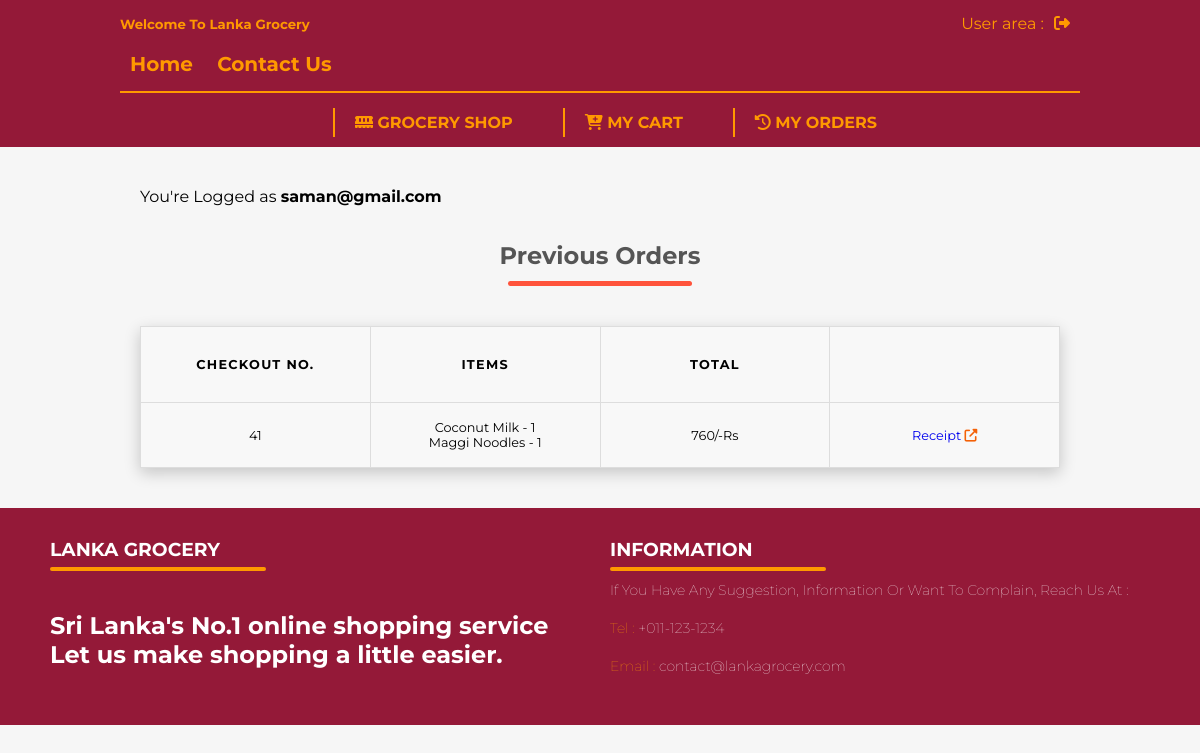
The page /history.php (signed in) on the database its author committed.
### tables this page shows
CREATE TABLE `history` (
  `id` int NOT NULL AUTO_INCREMENT,
  `name` text NOT NULL,
  `email` text NOT NULL,
  `phone` int NOT NULL,
  `product_name` text NOT NULL,
  `total_price` int NOT NULL,
  `address` varchar(255) DEFAULT NULL,
  `user_id` int DEFAULT NULL,
  `promo_code` varchar(10) DEFAULT NULL,
  `delivered` int DEFAULT '0',
  PRIMARY KEY (`id`)
);

### history.php (the view, shortened to what this page needs)
<?php
    include('dbcon.php');
    $uid = $_SESSION['id'];
    $query 		= mysqli_query($con, "SELECT * FROM history where user_id = $uid");
    $num_row 	= mysqli_num_rows($query);
    $items = array();
    if ($num_row > 0) {
        while ($row = mysqli_fetch_assoc($query)) {
            array_push($items, $row);
        }
    }else{
        $notfound=1;
    }
?>
<!DOCTYPE html>
<html lang="en">
<head>
    <link rel="stylesheet" href="./Css-Files/style.css">
    <link rel="stylesheet" href="./Css-Files/addTocart.css">
    <link rel="stylesheet" href="./Css-Files/loader.css">
    <link rel="stylesheet" href="./Css-Files/proceed.css">
</head>
<body>
    <?php include('Components/navigation.php'); ?>
    <main>
        <div class="usercreateacc">
            <?php
                if (isset($_SESSION['uname'])) {
                    echo "<p>You're Logged as <b>".$_SESSION['uname']."</b></p>";
                }else{
                    header('location:login.php');
                }
            ?>
        </div>
        <section class="user-info-sec">
            <h1 class="title">Previous Orders</h1>
            <div>
                <div>
                    <div class="user-total-info-cont">
                        <?php if(isset($notfound)){ ?>
                        <div style="height: 100px;">
                            No Items Previously orderd.
                        </div>
                        <?php }else{ ?>
                        <table>
                            <thead>
                                <tr>
                                    <th scope="col" colspan="2">Checkout No.</th>
                                    <th scope="col" colspan="2">Items</th>
                                    <th scope="col" colspan="2">Total</th>
                                    <th scope="col" colspan="2"></th>
                                </tr>
                            </thead>
                            <tbody class="displayCart">
                                <?php
                                        foreach ($items as $item) {
                                            $data = implode("<br/>", explode(",", $item['product_name']));
                                            $data = implode(" - ", explode(":", $data));
                                            echo "
                                            <tr class='receiptTR'>
                                                <td data-label='Item Name' colspan='2'>".$item['id']."</td>
                                                <td data-label='Item Name' colspan='2'>".$data."</td>
                                                <td data-label='Quantity' colspan='2'>".$item['total_price']."/-Rs</td>
                                                <td data-label='Quantity' colspan='2'><a target='_balnk' href='./receipt.php?checkOutID=".$item['id']."'>Receipt <i class='fa fa-external-link'></i></a></td>
                                            </tr>
                                            ";
                                        }
                                    ?>
                            </tbody>
                        </table>
                        <?php } ?>
                    </div>
                </div>
            </div>
        </section>
    </main>
    <?php include('Components/footer.php'); ?>
</body>
</html>

### Css-Files/style.css (style rules this page uses)
* { margin: 0; padding: 0; }
html { scroll-behavior: smooth; }
body { box-sizing: border-box; margin: 0; font-family: 'Montserrat', sans-serif; background-color: #f6f6f6; }
main { margin: 0 10%; }
a { text-decoration: none; }
.title { text-align: center; margin: 0 auto 40px; position: relative; line-height: 60px; color: #555; font-family: 'Roboto Slab', sans-serif; }
.title::after { content: ''; background: #ff533b; width: 20%; height: 5px; border-radius: 5px; position: absolute; bottom: 0; left: 50%; transform: translateX(-50%); }
.receiptTR td { height: 50px; padding: 7px; }

### Css-Files/addTocart.css (style rules this page uses)
html { scroll-behavior: smooth; }
body { box-sizing: border-box; margin: 0; font-family: 'Montserrat', sans-serif; background-color: #f6f6f6; }
table { border: 1px solid #ccc; border-collapse: collapse; margin: 0; margin-bottom: 20px; padding: 0; width: 100%; background: rgba(#fafafa, 0.9); table-layout: fixed; box-shadow: 0 5px 15px 0 rgba(0, 0, 0, 0.2); }
table tr { background-color: #f8f8f8; border: 1px solid #ddd; padding: 1rem; }
table th, table td { border-right: 1px solid #ddd; text-align: center; font-size: .8rem; }
table th { text-align: center; letter-spacing: .1em; text-transform: uppercase; }
table th:nth-child(1) { padding: 30px; }
table td i { color: #f46107; cursor: pointer; }

### Css-Files/loader.css (style rules this page uses)
* { margin: 0; padding: 0; }

### Css-Files/proceed.css (style rules this page uses)
* { margin: 0; padding: 0; }
.usercreateacc { margin: 40px 20px 0 20px; }
.user-info-sec { margin: 20px; }
.user-info-sec h1 { font-family: 'Montserrat', sans-serif; font-weight: bold; }
.user-total-info-cont { display: flex; justify-content: space-evenly; }

### rows shown on the page
history: id "41", product_name "Coconut Milk - 1 Maggi Noodles - 1", total_price "760"

### other values the page prints
$_SESSION['uname'] "saman@gmail.com"
